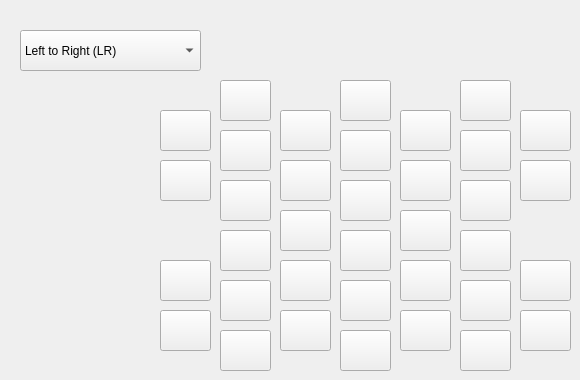
            <widget class="QWidget" name="tab_2">
             <attribute name="title">
              <string>Sweeping</string>
             </attribute>
             <widget class="QPushButton" name="Act24_8">
              <property name="geometry">
               <rect>
                <x>340</x>
                <y>280</y>
                <width>51</width>
                <height>41</height>
               </rect>
              </property>
              <property name="text">
               <string/>
              </property>
              <property name="checkable">
               <bool>true</bool>
              </property>
             </widget>
             <widget class="QPushButton" name="Act11_8">
              <property name="geometry">
               <rect>
                <x>220</x>
                <y>180</y>
                <width>51</width>
                <height>41</height>
               </rect>
              </property>
              <property name="text">
               <string/>
              </property>
              <property name="checkable">
               <bool>true</bool>
              </property>
             </widget>
             <widget class="QPushButton" name="Act17_8">
              <property name="geometry">
               <rect>
                <x>220</x>
                <y>230</y>
                <width>51</width>
                <height>41</height>
               </rect>
              </property>
              <property name="text">
               <string/>
              </property>
              <property name="checkable">
               <bool>true</bool>
              </property>
             </widget>
             <widget class="QPushButton" name="Act10_8">
              <property name="geometry">
               <rect>
                <x>460</x>
                <y>130</y>
                <width>51</width>
                <height>41</height>
               </rect>
              </property>
              <property name="text">
               <string/>
              </property>
              <property name="checkable">
               <bool>true</bool>
              </property>
             </widget>
             <widget class="QPushButton" name="Act2_8">
              <property name="geometry">
               <rect>
                <x>220</x>
                <y>80</y>
                <width>51</width>
                <height>41</height>
               </rect>
              </property>
              <property name="text">
               <string/>
              </property>
              <property name="checkable">
               <bool>true</bool>
              </property>
             </widget>
             <widget class="QPushButton" name="Act30_8">
              <property name="geometry">
               <rect>
                <x>340</x>
                <y>330</y>
                <width>51</width>
                <height>41</height>
               </rect>
              </property>
              <property name="text">
               <string/>
              </property>
              <property name="checkable">
               <bool>true</bool>
              </property>
             </widget>
             <widget class="QPushButton" name="Act1_8">
              <property name="geometry">
               <rect>
                <x>160</x>
                <y>110</y>
                <width>51</width>
                <height>41</height>
               </rect>
              </property>
              <property name="text">
               <string/>
              </property>
              <property name="checkable">
               <bool>true</bool>
              </property>
             </widget>
             <widget class="QPushButton" name="Act34_8">
              <property name="geometry">
               <rect>
                <x>520</x>
                <y>260</y>
                <width>51</width>
                <height>41</height>
               </rect>
              </property>
              <property name="text">
               <string/>
              </property>
              <property name="checkable">
               <bool>true</bool>
              </property>
             </widget>
             <widget class="QPushButton" name="Act36_8">
              <property name="geometry">
               <rect>
                <x>520</x>
                <y>110</y>
                <width>51</width>
                <height>41</height>
               </rect>
              </property>
              <property name="text">
               <string/>
              </property>
              <property name="checkable">
               <bool>true</bool>
              </property>
             </widget>
             <widget class="QPushButton" name="Act12_8">
              <property name="geometry">
               <rect>
                <x>280</x>
                <y>160</y>
                <width>51</width>
                <height>41</height>
               </rect>
              </property>
              <property name="text">
               <string/>
              </property>
              <property name="checkable">
               <bool>true</bool>
              </property>
              <property name="checked">
               <bool>false</bool>
              </property>
             </widget>
             <widget class="QPushButton" name="Act21_8">
              <property name="geometry">
               <rect>
                <x>460</x>
                <y>230</y>
                <width>51</width>
                <height>41</height>
               </rect>
              </property>
              <property name="text">
               <string/>
              </property>
              <property name="checkable">
               <bool>true</bool>
              </property>
             </widget>
             <widget class="QPushButton" name="Act31_8">
              <property name="geometry">
               <rect>
                <x>400</x>
                <y>310</y>
                <width>51</width>
                <height>41</height>
               </rect>
              </property>
              <property name="text">
               <string/>
              </property>
              <property name="checkable">
               <bool>true</bool>
              </property>
             </widget>
             <widget class="QPushButton" name="Act6_8">
              <property name="geometry">
               <rect>
                <x>220</x>
                <y>130</y>
                <width>51</width>
                <height>41</height>
               </rect>
              </property>
              <property name="text">
               <string/>
              </property>
              <property name="checkable">
               <bool>true</bool>
              </property>
             </widget>
             <widget class="QPushButton" name="Act8_8">
              <property name="geometry">
               <rect>
                <x>340</x>
                <y>130</y>
                <width>51</width>
                <height>41</height>
               </rect>
              </property>
              <property name="text">
               <string/>
              </property>
              <property name="checkable">
               <bool>true</bool>
              </property>
             </widget>
             <widget class="QPushButton" name="Act16_8">
              <property name="geometry">
               <rect>
                <x>160</x>
                <y>260</y>
                <width>51</width>
                <height>41</height>
               </rect>
              </property>
              <property name="text">
               <string/>
              </property>
              <property name="checkable">
               <bool>true</bool>
              </property>
             </widget>
             <widget class="QPushButton" name="Act18_8">
              <property name="geometry">
               <rect>
                <x>280</x>
                <y>210</y>
                <width>51</width>
                <height>41</height>
               </rect>
              </property>
              <property name="text">
               <string/>
              </property>
              <property name="checkable">
               <bool>true</bool>
              </property>
             </widget>
             <widget class="QPushButton" name="Act15_8">
              <property name="geometry">
               <rect>
                <x>460</x>
                <y>180</y>
                <width>51</width>
                <height>41</height>
               </rect>
              </property>
              <property name="text">
               <string/>
              </property>
              <property name="checkable">
               <bool>true</bool>
              </property>
             </widget>
             <widget class="QPushButton" name="Act9_8">
              <property name="geometry">
               <rect>
                <x>400</x>
                <y>110</y>
                <width>51</width>
                <height>41</height>
               </rect>
              </property>
              <property name="text">
               <string/>
              </property>
              <property name="checkable">
               <bool>true</bool>
              </property>
             </widget>
             <widget class="QPushButton" name="Act4_8">
              <property name="geometry">
               <rect>
                <x>460</x>
                <y>80</y>
                <width>51</width>
                <height>41</height>
               </rect>
              </property>
              <property name="text">
               <string/>
              </property>
              <property name="checkable">
               <bool>true</bool>
              </property>
             </widget>
             <widget class="QPushButton" name="Act19_8">
              <property name="geometry">
               <rect>
                <x>340</x>
                <y>230</y>
                <width>51</width>
                <height>41</height>
               </rect>
              </property>
              <property name="text">
               <string/>
              </property>
              <property name="checkable">
               <bool>true</bool>
              </property>
             </widget>
             <widget class="QPushButton" name="Act14_8">
              <property name="geometry">
               <rect>
                <x>400</x>
                <y>160</y>
                <width>51</width>
                <height>41</height>
               </rect>
              </property>
              <property name="text">
               <string/>
              </property>
              <property name="checkable">
               <bool>true</bool>
              </property>
             </widget>
             <widget class="QPushButton" name="Act26_8">
              <property name="geometry">
               <rect>
                <x>460</x>
                <y>280</y>
                <width>51</width>
                <height>41</height>
               </rect>
              </property>
              <property name="text">
               <string/>
              </property>
              <property name="checkable">
               <bool>true</bool>
              </property>
             </widget>
             <widget class="QPushButton" name="Act5_8">
              <property name="geometry">
               <rect>
                <x>160</x>
                <y>160</y>
                <width>51</width>
                <height>41</height>
               </rect>
              </property>
              <property name="text">
               <string/>
              </property>
              <property name="checkable">
               <bool>true</bool>
              </property>
             </widget>
             <widget class="QPushButton" name="Act29_8">
              <property name="geometry">
               <rect>
                <x>280</x>
                <y>310</y>
                <width>51</width>
                <height>41</height>
               </rect>
              </property>
              <property name="text">
               <string/>
              </property>
              <property name="checkable">
               <bool>true</bool>
              </property>
             </widget>
             <widget class="QPushButton" name="Act33_8">
              <property name="geometry">
               <rect>
                <x>520</x>
                <y>310</y>
                <width>51</width>
                <height>41</height>
               </rect>
              </property>
              <property name="text">
               <string/>
              </property>
              <property name="checkable">
               <bool>true</bool>
              </property>
             </widget>
             <widget class="QPushButton" name="Act23_8">
              <property name="geometry">
               <rect>
                <x>280</x>
                <y>260</y>
                <width>51</width>
                <height>41</height>
               </rect>
              </property>
              <property name="text">
               <string/>
              </property>
              <property name="checkable">
               <bool>true</bool>
              </property>
             </widget>
             <widget class="QPushButton" name="Act20_8">
              <property name="geometry">
               <rect>
                <x>400</x>
                <y>210</y>
                <width>51</width>
                <height>41</height>
               </rect>
              </property>
              <property name="text">
               <string/>
              </property>
              <property name="checkable">
               <bool>true</bool>
              </property>
             </widget>
             <widget class="QPushButton" name="Act25_8">
              <property name="geometry">
               <rect>
                <x>400</x>
                <y>260</y>
                <width>51</width>
                <height>41</height>
               </rect>
              </property>
              <property name="text">
               <string/>
              </property>
              <property name="checkable">
               <bool>true</bool>
              </property>
             </widget>
             <widget class="QPushButton" name="Act13_8">
              <property name="geometry">
               <rect>
                <x>340</x>
                <y>180</y>
                <width>51</width>
                <height>41</height>
               </rect>
              </property>
              <property name="text">
               <string/>
              </property>
              <property name="checkable">
               <bool>true</bool>
              </property>
             </widget>
             <widget class="QPushButton" name="Act7_8">
              <property name="geometry">
               <rect>
                <x>280</x>
                <y>110</y>
                <width>51</width>
                <height>41</height>
               </rect>
              </property>
              <property name="text">
               <string/>
              </property>
              <property name="checkable">
               <bool>true</bool>
              </property>
             </widget>
             <widget class="QPushButton" name="Act22_8">
              <property name="geometry">
               <rect>
                <x>220</x>
                <y>280</y>
                <width>51</width>
                <height>41</height>
               </rect>
              </property>
              <property name="text">
               <string/>
              </property>
              <property name="checkable">
               <bool>true</bool>
              </property>
             </widget>
             <widget class="QPushButton" name="Act27_8">
              <property name="geometry">
               <rect>
                <x>160</x>
                <y>310</y>
                <width>51</width>
                <height>41</height>
               </rect>
              </property>
              <property name="text">
               <string/>
              </property>
              <property name="checkable">
               <bool>true</bool>
              </property>
             </widget>
             <widget class="QPushButton" name="Act35_8">
              <property name="geometry">
               <rect>
                <x>520</x>
                <y>160</y>
                <width>51</width>
                <height>41</height>
               </rect>
              </property>
              <property name="text">
               <string/>
              </property>
              <property name="checkable">
               <bool>true</bool>
              </property>
             </widget>
             <widget class="QPushButton" name="Act3_8">
              <property name="geometry">
               <rect>
                <x>340</x>
                <y>80</y>
                <width>51</width>
                <height>41</height>
               </rect>
              </property>
              <property name="text">
               <string/>
              </property>
              <property name="checkable">
               <bool>true</bool>
              </property>
             </widget>
             <widget class="QPushButton" name="Act32_8">
              <property name="geometry">
               <rect>
                <x>460</x>
                <y>330</y>
                <width>51</width>
                <height>41</height>
               </rect>
              </property>
              <property name="text">
               <string/>
              </property>
              <property name="checkable">
               <bool>true</bool>
              </property>
             </widget>
             <widget class="QPushButton" name="Act28_8">
              <property name="geometry">
               <rect>
                <x>220</x>
                <y>330</y>
                <width>51</width>
                <height>41</height>
               </rect>
              </property>
              <property name="text">
               <string/>
              </property>
              <property name="checkable">
               <bool>true</bool>
              </property>
             </widget>
             <widget class="QComboBox" name="sweep_type">
              <property name="geometry">
               <rect>
                <x>20</x>
                <y>30</y>
                <width>181</width>
                <height>41</height>
               </rect>
              </property>
              <property name="currentText">
               <string>Left to Right (LR)</string>
              </property>
              <property name="currentIndex">
               <number>0</number>
              </property>
              <item>
               <property name="text">
                <string>Left to Right (LR)</string>
               </property>
              </item>
              <item>
               <property name="text">
                <string>Right to Left (RL)</string>
               </property>
              </item>
              <item>
               <property name="text">
                <string>Top to Bottom (TB)</string>
               </property>
              </item>
              <item>
               <property name="text">
                <string>Bottom to Top (BT)</string>
               </property>
              </item>
              <item>
               <property name="text">
                <string>+45º BT</string>
               </property>
              </item>
              <item>
               <property name="text">
                <string>+45º TB</string>
               </property>
              </item>
              <item>
               <property name="text">
                <string>-45º BT</string>
               </property>
              </item>
              <item>
               <property name="text">
                <string>-45º TB</string>
               </property>
              </item>
              <item>
               <property name="text">
                <string>Explosion</string>
               </property>
              </item>
              <item>
               <property name="text">
                <string>Implosion</string>
               </property>
              </item>
             </widget>
            </widget>
